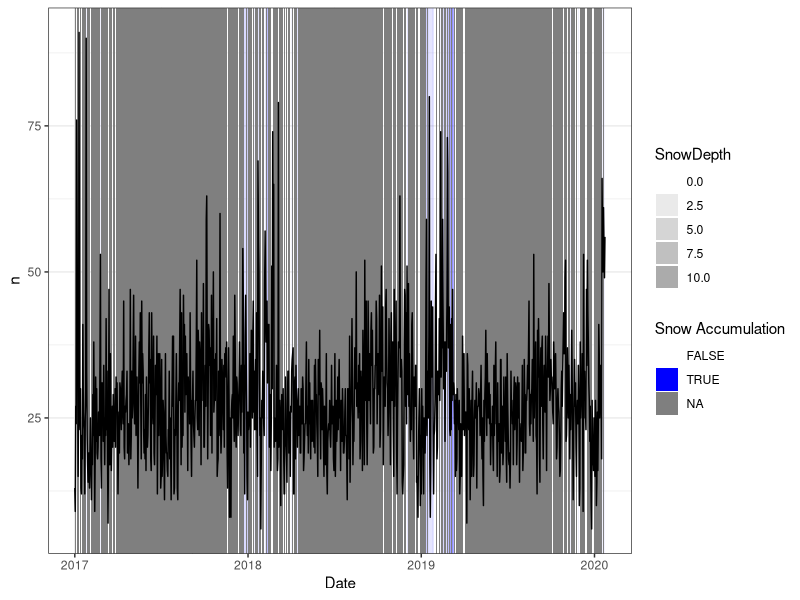
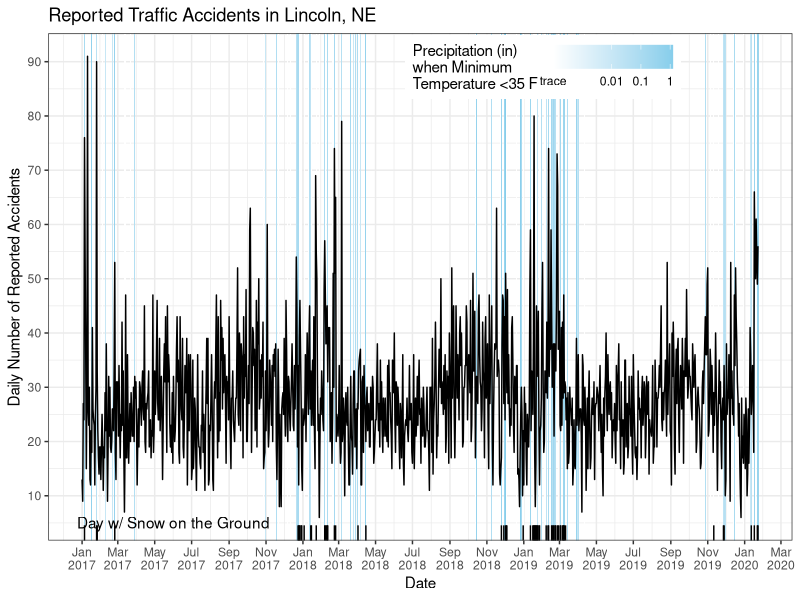

These charts were generated, in order, by the following R code:
library(tidyverse)
library(lubridate)

# Read in data
accidents <- read_csv("2017-present.csv") %>%
  mutate(Date = as.Date(Date))
weather <- read_csv("Lincoln_Airport_Weather.csv", skip = 1, na = "M") %>%
  mutate_at(vars(Precipitation:SnowDepth), function(x) str_replace(x, "T", "0.0001") %>% as.numeric())

n_accidents <- accidents %>% group_by(Date) %>% count() %>%
  left_join(select(weather, Date, MinTemperature, Precipitation:SnowDepth) %>%
              filter(MinTemperature < 35 & Precipitation > 0))

ggplot(n_accidents, aes(x = Date, y = n)) +
  geom_rect(aes(xmin = Date, xmax = Date + days(1),
                ymin = -Inf, ymax = Inf, fill = SnowDepth > 0.0001, alpha = SnowDepth)) +
  geom_line() +
  scale_fill_manual("Snow Accumulation", values = c("FALSE" = "transparent", "TRUE" = "blue")) +
  scale_alpha_continuous(range = c(0, .5)) +
  theme_bw()

ggplot(n_accidents, aes(x = Date, y = n)) +
  geom_rect(aes(xmin = Date, xmax = Date + days(1),
                ymin = -Inf, ymax = Inf, fill = Precipitation), color = NA,
            data = filter(n_accidents, Precipitation > 0 & MinTemperature < 35)) +

  geom_rug(aes(Date), data = filter(n_accidents, SnowDepth > 0.0001), inherit.aes = F) +
  geom_line() +
  scale_fill_gradient("Precipitation (in)\nwhen Minimum \nTemperature <35 F  ",
                      low = "#FFFFFF", high =  "skyblue", na.value = "#FFFFFF",
                      trans = "log", breaks = c(0.0001, .01, .1, 1),
                      labels = c("trace", .01, .1, 1)) +
  scale_alpha_continuous(range = c(0, .5)) +
  scale_y_continuous("Daily Number of Reported Accidents", breaks = seq(0, 100, by = 10)) +
  scale_x_date(date_breaks = "2 months", date_labels = "%b\n%Y") +
  theme_bw() +
  annotate("text", x = ymd("2017-06-01"), y = -Inf, label = "Day w/ Snow on the Ground", vjust = -1) +
  ggtitle("Reported Traffic Accidents in Lincoln, NE") +
  theme(legend.position = c(.85, 1), legend.justification = c(1, 1.02), legend.direction = "horizontal")

# ggplot(n_accidents, aes(x = Date, y = n)) +
#   geom_rect(aes(xmin = Date, xmax = Date + days(1),
#                 ymin = -Inf, ymax = Inf, fill = Snowfall)) +
#   geom_line() +
#   scale_fill_gradient("Snowfall (in)", low = "#FFFFFF", high =  "blue") +
#   theme_bw()
#
# ggplot(weather, aes(x = Date, y = Snowfall)) + geom_line()
